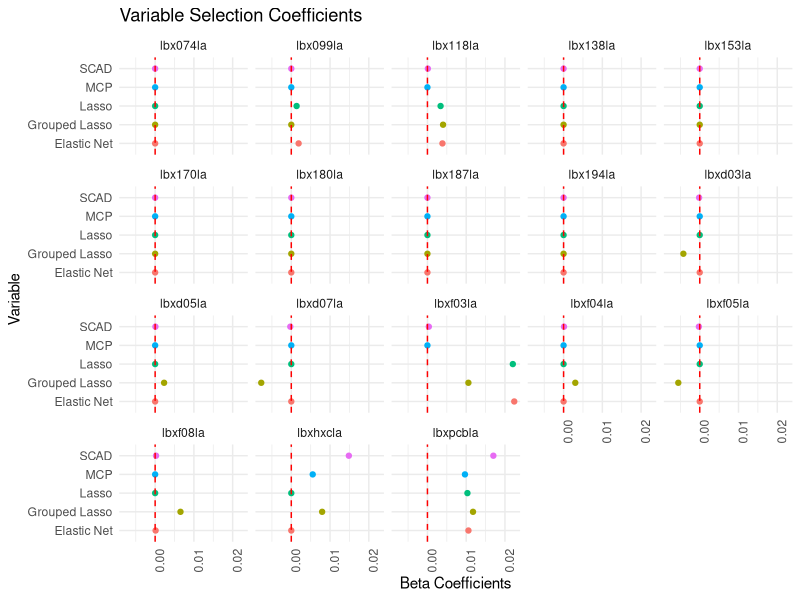

Reproduce this figure in R.
## ---- chunk 1
library(tidyverse)
#install.packages("tidyverse")
## ---- chunk 2
grouped <- read_csv("./grouped_betas.csv")
ind <- read_csv("./ind_betas.csv")

plot_all <- rbind(grouped, ind) %>% filter(grepl("la$", variable)) 
## ---- chunk 3
plot_all %>%
  ggplot(aes(x = method, y = round(beta, 5))) + geom_point(aes(color = method)) +
  theme_minimal() + geom_hline(yintercept = 0, color = "red", linetype = "dashed") +
  theme(axis.text.x = element_text(angle = 90, hjust = 1), legend.position = "none") +
  facet_wrap( ~ variable) + coord_flip() + 
  labs(title = "Variable Selection Coefficients", 
       y = "Beta Coefficients",
       x = "Variable", 
       color = "Method")
